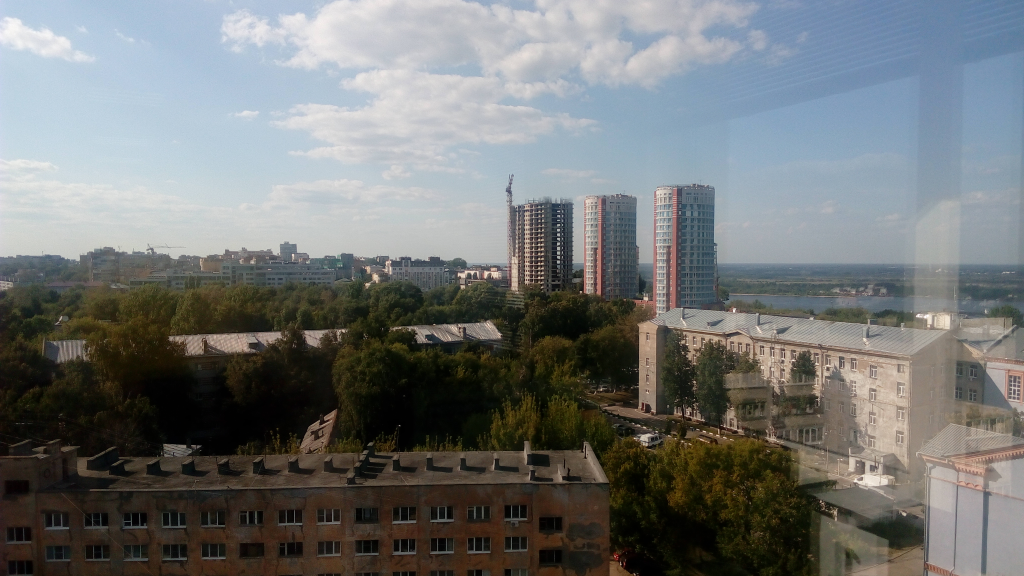
#> input picture 2021-2학기/산업 컴퓨터비전 실제/실습 자료/10주차/0.jpg, 4096 x 2304 px (shown at 1/4 size)
$ python '2주차 실습2_Image Resize Flipping.py' --path '../10주차/0.jpg'
#> lines starting #> are read from the running program, lines starting #| are printed output that depends on the picture
# Resize, Flipping

import argparse
import cv2
import numpy as np

parser = argparse.ArgumentParser()
parser.add_argument('--path', default='C:/Users/user/Desktop/lena.png', help='Image Path')
params = parser.parse_args()
img = cv2.imread(params.path)
#> img is the input picture: shape (2304, 4096, 3); mean B, G, R 116.1, 116.4, 113.8
print('original img.shape: ', img.shape)
#| original img.shape:  (2304, 4096, 3)
cv2.imshow("original", img)
cv2.waitKey(0)


# Resize
width, height = 128, 256
resizedImg = cv2.resize(img, (width, height))
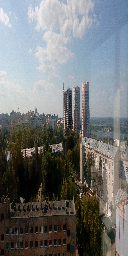
#> resizedImg: shape (256, 128, 3); mean B, G, R 116.4, 116.5, 114
print('resized to 128x256 image.shape: ', resizedImg.shape)
#| resized to 128x256 image.shape:  (256, 128, 3)
cv2.imshow("resized1", resizedImg)
cv2.waitKey(0)


# Resize 가로 * 0.25, 세로 * 0.5
w_mult, h_mult = 0.25, 0.5
resizedImg = cv2.resize(img, (0, 0), resizedImg, w_mult, h_mult)
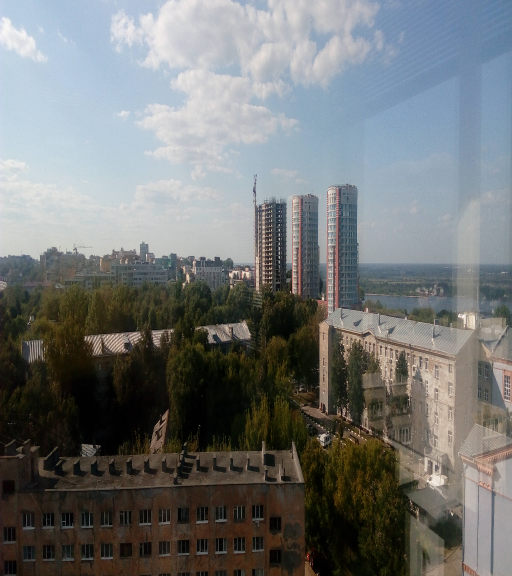
#> resizedImg: shape (1152, 1024, 3) (shown at 1/2 size); mean B, G, R 116.1, 116.5, 113.8
print('img.shape: ', resizedImg.shape)
#| img.shape:  (1152, 1024, 3)
cv2.imshow("resized2", resizedImg)
cv2.waitKey(0)


# Resize 가로 * 2, 세로 * 4
w_mult, h_mult = 2, 4
resizedImg = cv2.resize(img, (0, 0), resizedImg, w_mult, h_mult, cv2.INTER_NEAREST)
print('img.shape: ', resizedImg.shape)
#| img.shape:  (9216, 8192, 3)
cv2.imshow("resized3", resizedImg)
cv2.waitKey(0)


# Flip
img_flip_along_x = cv2.flip(img, 0)
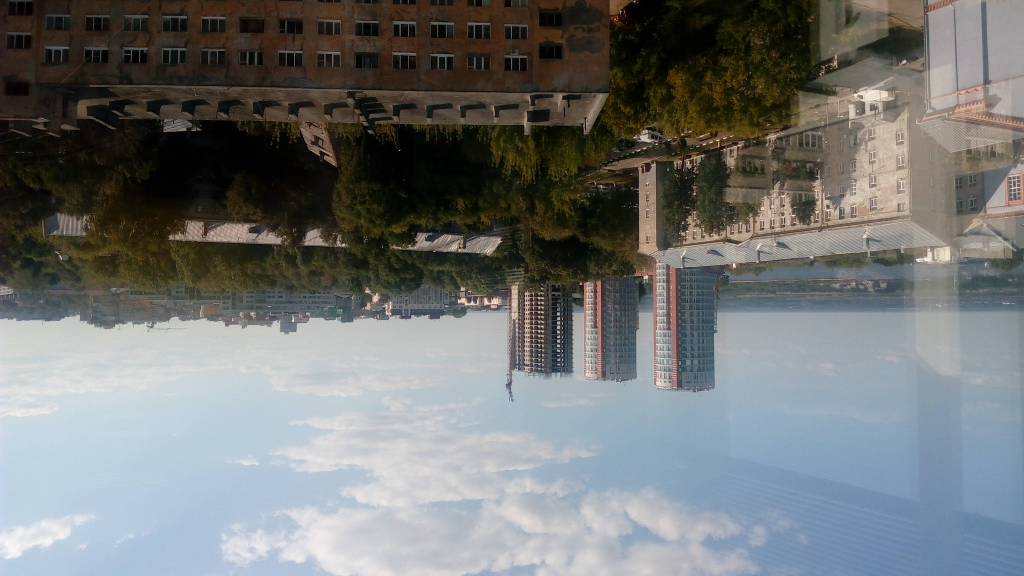
#> img_flip_along_x: shape (2304, 4096, 3) (shown at 1/4 size); mean B, G, R 116.1, 116.4, 113.8
cv2.imshow("flipped1", img_flip_along_x)
cv2.waitKey(0)

# Flip
img_flip_along_x_along_y = cv2.flip(img_flip_along_x, 1)
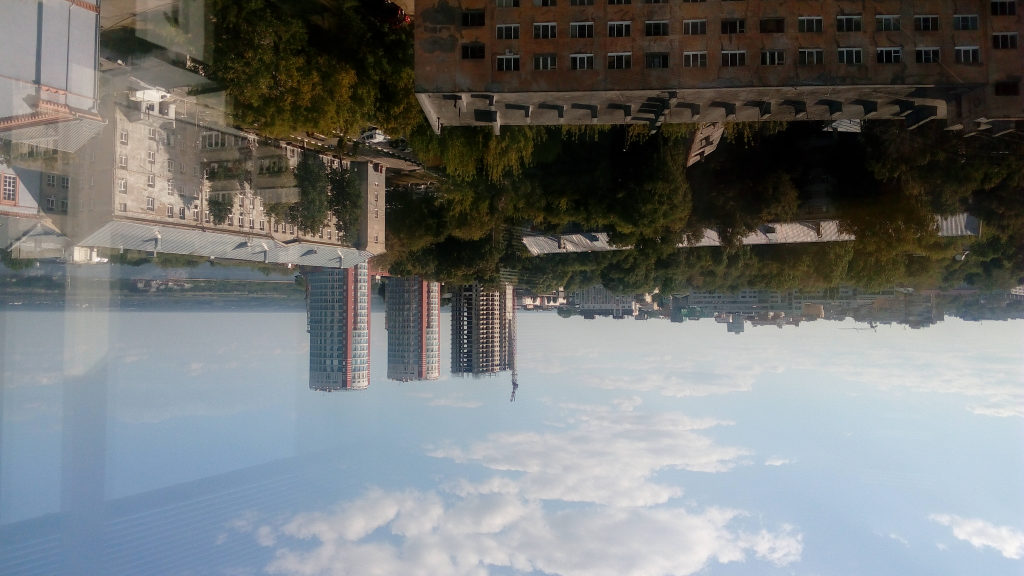
#> img_flip_along_x_along_y: shape (2304, 4096, 3) (shown at 1/4 size); mean B, G, R 116.1, 116.4, 113.8
cv2.imshow("flipped2", img_flip_along_x_along_y)
cv2.waitKey(0)

# Flip
img_flipped_xy = cv2.flip(img, -1)
cv2.imshow("flipped3", img_flipped_xy)
cv2.waitKey(0)

# Check That Sequential Filps Around x and y Equal to Simultaneous x-y filp
assert img_flipped_xy.all() == img_flip_along_x_along_y.all()

$ run again, on 2021-2학기/산업 컴퓨터비전 실제/실습 자료/11주차/camera_cali/img_00.png
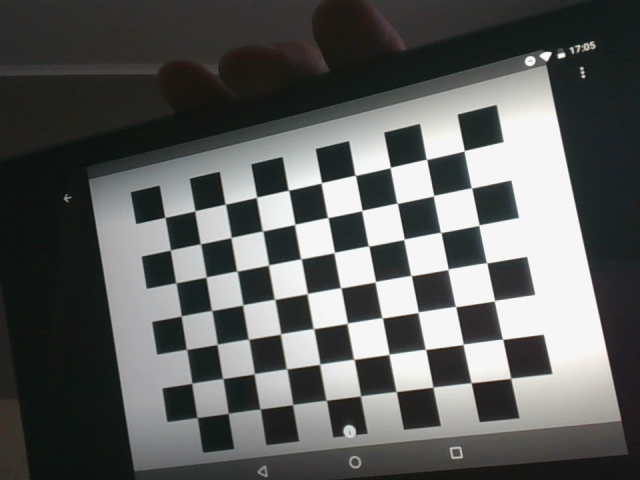
#> input picture 2021-2학기/산업 컴퓨터비전 실제/실습 자료/11주차/camera_cali/img_00.png, 640 x 480 px
#> img is the input picture: shape (480, 640, 3); mean B, G, R 93.2, 94.5, 92.8
#| original img.shape:  (480, 640, 3)
#| resized to 128x256 image.shape:  (256, 128, 3)
#| img.shape:  (240, 160, 3)
#| img.shape:  (1920, 1280, 3)
#> `img_flip_along_x = cv2.flip(img, 0)`:
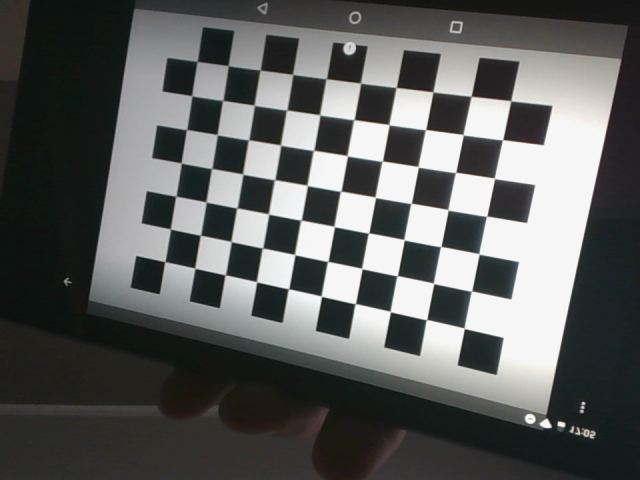
#> img_flip_along_x: shape (480, 640, 3); mean B, G, R 93.2, 94.5, 92.8
#> `img_flip_along_x_along_y = cv2.flip(img_flip_along_x, 1)`:
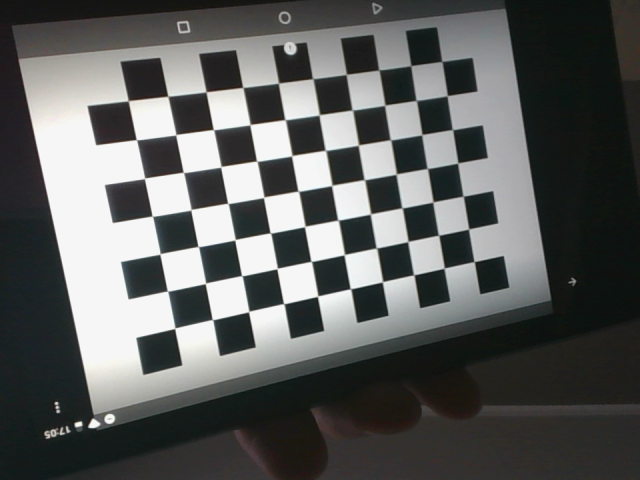
#> img_flip_along_x_along_y: shape (480, 640, 3); mean B, G, R 93.2, 94.5, 92.8
